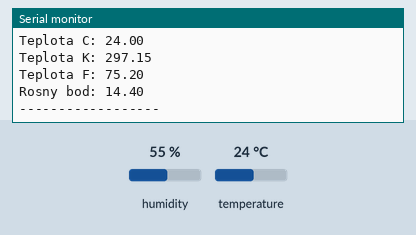
Recording of a sketch running on a simulated ESP32. Parts: the last lines printed to the serial monitor. The inputs (shaded band) are chosen by the test bench; at power-on: humidity 55 %, temperature 24 °C. WiFi joins after 1.5 s; servers stay silent unless stated.

Above: at 3.0 s.
3.1 s: humidity set to 22 %
At 3.65 s:
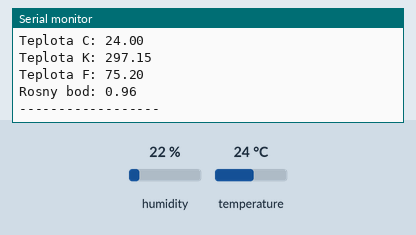
6.1 s: temperature set to 41 °C
At 6.64 s:
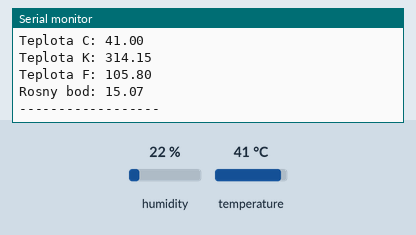
9.1 s: temperature set to 12 °C
At 9.65 s:
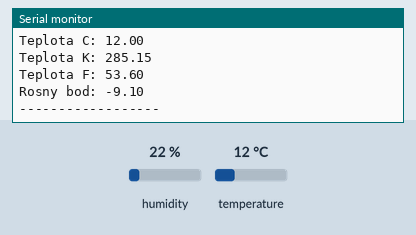
12.1 s: humidity set to 68 %
At 12.65 s:
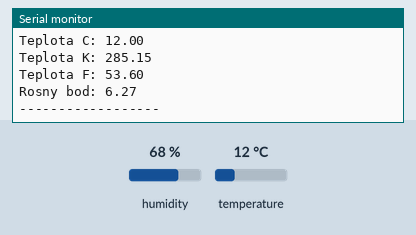
Timing chart, 0 to 15.1 s (numbered marks = the images above; inputs shaded):
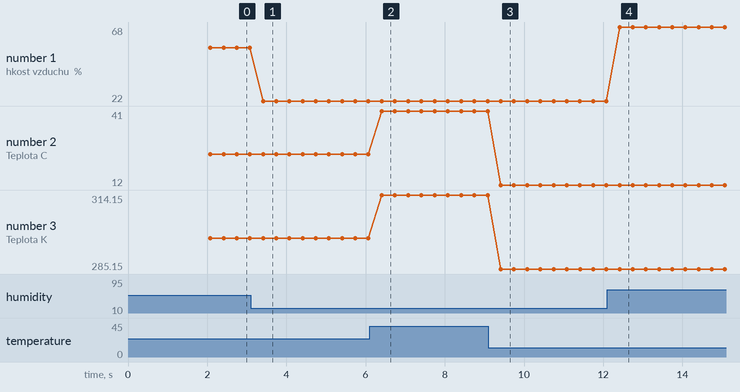

The sketch:

esp32dht11.ino
```cpp
// Benjamín Morozov III.A

#include <WiFi.h>
#include <dht11.h>
#include <BlynkSimpleEsp32.h>

/* Fill-in information from Blynk Device Info here */
#define BLYNK_TEMPLATE_ID "***"
#define BLYNK_TEMPLATE_NAME "***"
#define BLYNK_AUTH_TOKEN "***"

/* Comment this out to disable prints and save space */
#define BLYNK_PRINT Serial

#define DHTPIN 27
dht11 DHT11_sensor;

// Your WiFi credentials.
// Set password to "" for open networks.
char ssid[] = "***";
char pass[] = "***";

void setup()
{
  // Debug console
  Serial.begin(9600);
  pinMode(27,OUTPUT);
  Blynk.begin(BLYNK_AUTH_TOKEN, ssid, pass);
  Blynk.virtualWrite(0, WiFi.localIP().toString());
  Blynk.virtualWrite(4, WiFi.status());
}

void loop()
{
  Blynk.run();
  Blynk.virtualWrite(5, 1);
  Blynk.virtualWrite(5, 0);
  probeSerial();
}

void probeSerial() {
  delay(250);
  DHT11_sensor.read(DHTPIN);

  Serial.print("Vlhkost vzduchu (%): ");
  Serial.println((float)DHT11_sensor.humidity, 2);
  Blynk.virtualWrite(2, (float)DHT11_sensor.humidity);

  Serial.print("Teplota C: ");
  Serial.println((float)DHT11_sensor.temperature);
  Blynk.virtualWrite(1, (float)DHT11_sensor.temperature);

  Serial.print("Teplota K: ");
  Serial.println(DHT11_sensor.kelvin(), 2);

  Serial.print("Teplota F: ");
  Serial.println(DHT11_sensor.fahrenheit(), 2);

  Serial.print("Rosny bod: ");
  Serial.println(DHT11_sensor.dewPoint(), 2);
  Blynk.virtualWrite(3, (float)DHT11_sensor.dewPoint());

  Serial.println("------------------");
}
```

Measured:
- after the input at 3.1 s, the serial monitor: prints a new line after 0.31 s (image 1)
- after the input at 6.1 s, the serial monitor: prints a new line after 0.30 s (image 2)
- after the input at 9.1 s, the serial monitor: prints a new line after 0.31 s (image 3)
- after the input at 12.1 s, the serial monitor: prints a new line after 0.31 s (image 4)
- plotted number 1: 55 → 22 after the input at 3.1 s, 22 → 68 after the input at 12.1 s
- plotted number 2: 24 → 41 after the input at 6.1 s, 41 → 12 after the input at 9.1 s
- plotted number 3: 297.15 → 314.15 after the input at 6.1 s, 314.15 → 285.15 after the input at 9.1 s
